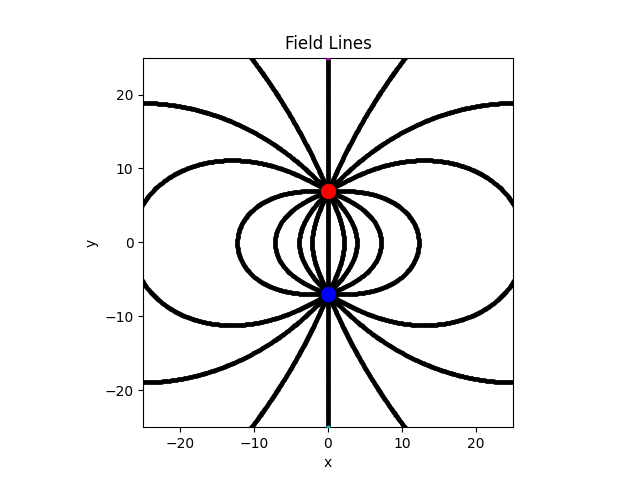

Here is the Python script that generated this plot:
import numpy as np
import matplotlib.pyplot as plt
import os
from utils import Charge, launch

charge_list = [Charge(0, 7, 1), Charge(0, -7, -1)]

fig = plt.figure(1)
ax = fig.add_subplot(111)

par_arr = [(0, 6.9, 0, -7),
           (0.1, 7, 0, -7),
           (-0.1, 7, 0, -7),
           (0, 7.1, 0, 25),
           (0, -25, 0, -7),
           (-0.07, 6.92, 0, -7),
           (0.07, 6.92, 0, -7),
           (-0.07, 7.07, 0, -7),
           (0.07, 7.07, 0, -7),
           (-0.04, 6.91, 0, -7),
           (0.04, 6.91, 0, -7),
           (-0.09, 6.96, 0, -7),
           (0.09, 6.96, 0, -7),
           (-0.04, 7.09, 0, -7),
           (0.04, 7.09, 0, -7),
           (-0.09, 7.05, 0, -7),
           (0.09, 7.05, 0, -7)]
h = 0.1

ax.plot(0, 7, "ro", markersize="10", zorder=9999999)
ax.plot(0, -7, "bo", markersize="10", zorder=9999999)
for x0, y0, xt, yt in par_arr:
    launch((x0, y0), (xt, yt), 0, h, charge_list, ax)
plt.xlim(-25, 25)
plt.ylim(-25, 25)
plt.xlabel("x")
plt.ylabel("y")
plt.title("Field Lines")
plt.gca().set_aspect("equal")
plt.savefig(os.path.join(os.path.dirname(__file__), "2-4.png"))
plt.show()